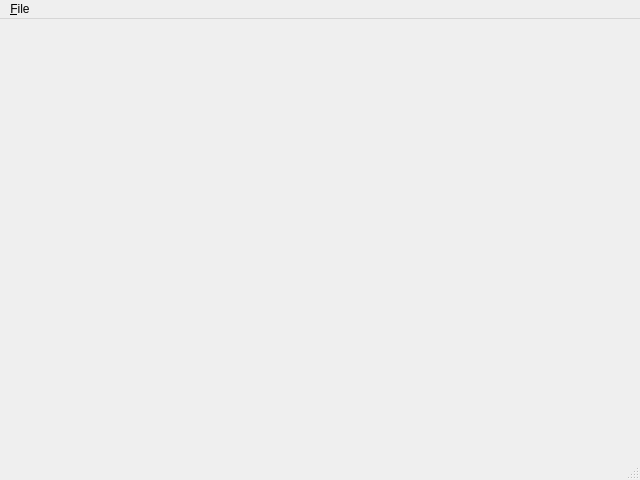
<?xml version="1.0" encoding="UTF-8"?>
<ui version="4.0">
 <class>MainWindow</class>
 <widget class="QMainWindow" name="MainWindow">
  <property name="geometry">
   <rect>
    <x>0</x>
    <y>0</y>
    <width>640</width>
    <height>480</height>
   </rect>
  </property>
  <property name="windowTitle">
   <string>Game of Life :: Christian Benjamin Ries [www.christianbenjaminries.de]</string>
  </property>
  <property name="windowIcon">
   <iconset resource="Images.qrc">
    <normaloff>:/icons/img/Game_of_life_boat.png</normaloff>:/icons/img/Game_of_life_boat.png</iconset>
  </property>
  <widget class="QWidget" name="centralWidget">
   <layout class="QVBoxLayout" name="verticalLayout">
    <property name="spacing">
     <number>2</number>
    </property>
    <property name="margin">
     <number>2</number>
    </property>
    <item>
     <widget class="GameOfLife" name="widget" native="true"/>
    </item>
   </layout>
  </widget>
  <widget class="QMenuBar" name="menuBar">
   <property name="geometry">
    <rect>
     <x>0</x>
     <y>0</y>
     <width>640</width>
     <height>21</height>
    </rect>
   </property>
   <widget class="QMenu" name="menu_File">
    <property name="title">
     <string>&amp;File</string>
    </property>
    <addaction name="action_Exit"/>
   </widget>
   <addaction name="menu_File"/>
  </widget>
  <widget class="QStatusBar" name="statusBar"/>
  <action name="action_Exit">
   <property name="text">
    <string>&amp;Exit</string>
   </property>
  </action>
 </widget>
 <layoutdefault spacing="6" margin="11"/>
 <customwidgets>
  <customwidget>
   <class>GameOfLife</class>
   <extends>QWidget</extends>
   <header>gameoflife.h</header>
   <container>1</container>
  </customwidget>
 </customwidgets>
 <resources>
  <include location="Images.qrc"/>
 </resources>
 <connections>
  <connection>
   <sender>action_Exit</sender>
   <signal>triggered()</signal>
   <receiver>MainWindow</receiver>
   <slot>close()</slot>
   <hints>
    <hint type="sourcelabel">
     <x>-1</x>
     <y>-1</y>
    </hint>
    <hint type="destinationlabel">
     <x>199</x>
     <y>149</y>
    </hint>
   </hints>
  </connection>
 </connections>
</ui>
